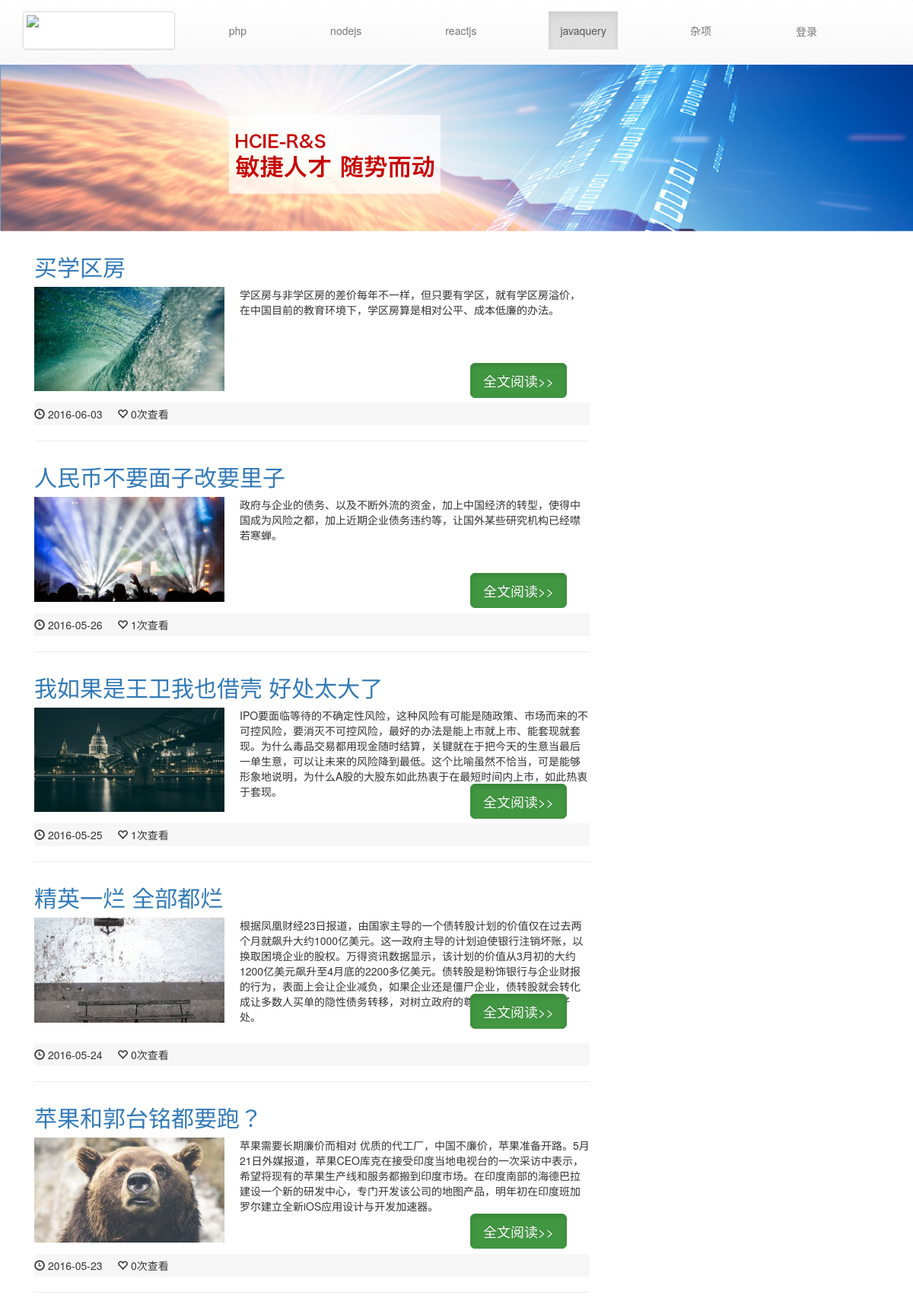
/index.php/artileController/navlist/4, run on the app's committed database.
### tables this page shows
CREATE TABLE IF NOT EXISTS `nav` (
  `id` int(11) NOT NULL AUTO_INCREMENT,
  `name` varchar(11) NOT NULL,
  PRIMARY KEY (`id`),
  UNIQUE KEY `id` (`id`)
);

CREATE TABLE IF NOT EXISTS `article` (
  `id` int(11) NOT NULL AUTO_INCREMENT,
  `catalog_id` int(11) NOT NULL,
  `title` varchar(200) NOT NULL,
  `desc` text NOT NULL,
  `content` text NOT NULL,
  `create_time` varchar(10) NOT NULL,
  `img` varchar(100) DEFAULT NULL,
  `view` int(10) NOT NULL DEFAULT '0',
  `recommend` int(11) NOT NULL DEFAULT '0',
  PRIMARY KEY (`id`)
);

### application/controllers/artileController.php (called while the page is built, shortened)
<?php
class artileController extends CI_Controller {
	private $nav;
	public function __construct(){
		$this->load->helper('url');
 		$this->load->model('NavModel');
 		$this->load->model('articleModel');
 		$this->nav=$this->NavModel->get_nav();
	}
	public function navlist($catalog){
		$php=$this->articleModel->get_php($catalog);
		$data=array('nav'=>$this->nav,'articles'=>$php,'catalog_id'=>$catalog);
		$this->load->view('article',$data);
	}
}

### index.php (called while the page is built, shortened)
<?php
require_once BASEPATH.'core/CodeIgniter.php';

### application/models/NavModel.php (called while the page is built)
<?php
class NavModel extends CI_Model{
		public function get_nav(){
			$query=$this->db->query('select * from nav');
			return $query->result_array();
		}
	}
?>

### application/models/articleModel.php (called while the page is built, shortened)
<?php
	class articleModel extends CI_Model{
		public function get_php($catalog_id){
			$query=$this->db->where("catalog_id",$catalog_id)->get('article');
			return $query->result();
		}
	}
?>

### application/views/article.php (the view, shortened to what this page needs)
<?php $this->load->view('header'); ?>
<img class="banner" src="<?=base_url("public/img/banner.jpg")?>" />
<div class="container">
   <div class="media col-md-8">
       <?php
          foreach ($articles as $val) {
       ?>
        <h4><a href="<?=site_url("/artileController/view/".$val->id ) ?>"><?=$val->title ?></a></h4>
       <div class="item clearfix">
         <img class="media-object" src="<?=base_url("public/{$val->img}")?>">
         <p> <?=$val->desc ?> </p>
         <a class="btn btn-success btn-lg active"  href="<?=site_url("/artileController/view/".$val->id) ?>">全文阅读>></a>
       </div>
       <p class="foot">
        <i class="glyphicon glyphicon-time" aria-hidden="true"></i> <sapn><?=date("Y-m-d",$val->create_time)?></sapn> &nbsp;&nbsp;&nbsp;
        <i class="glyphicon glyphicon-heart-empty" aria-hidden="true"></i><sapn > <?=$val->view?>次查看</span>
       </p>
       <hr>
       <?php
          }
        ?>
   </div>
    <div class="col-md-4 ">
     </div>
</div>
</body>
</html>

### application/views/header.php (shortened to what this page needs)
<!DOCTYPE html>
<html>
<head>
	<link href="<?=base_url("public/css/bootstrap.min.css")?>" rel="stylesheet">
	<link href="<?=base_url('public/css/bootstrap-theme.css')?>" rel="stylesheet">
  <link href="<?=base_url('public/css/style.css')?>" rel="stylesheet">
</head>
<body>
	<nav class=" navbar-default">
  <div class="container">
    <div class="navbar-header">
      <a class="thumbnail logo" href="<?=site_url("/artileController/") ?>""><img class="img-img-circle" src=<?=base_url("public/img/nav_left.png")?>></a>
    </div>
    <div class="collapse navbar-collapse" id="bs-example-navbar-collapse-1">
      <ul class="nav navbar-nav navbar-right" style="margin-top:15px;">
        <?php
        	foreach ($nav as $value) {
        ?>
              <li <?php if($value['id']==$catalog_id) echo'class=active'?>  style="margin-right:80px"><a href="<?=site_url("/artileController/navlist/".$value['id']) ?>"><?=$value['name'] ?></a></li>
        <?php
    	   	}
        ?>
         <li   style="margin-right:80px"><a class='btn' href="<?=site_url("/admin/loginAdmin/login")?>">登录</a></li>
          </ul>
    </div>
  </div>
</nav>

### public/css/style.css (style rules this page uses)
* { margin: 0px; padding: 0px; }
h4 { font-size: 30px; margin-top:30px; }
.logo { width:200px; height:50px; margin-top:15px; }
.banner { width:100%; }
.item { position:relative; }
.item img { width:250px; margin-right: 20px; float:left; }
.item a { position: absolute; right: 30px; top:100px; }
.foot { height:30px; background: #F6F6F6; line-height: 30px; margin-top: 15px; }

### data on the page
nav: name "php"
nav: name "nodejs"
nav: name "reactjs"
nav: name "javaquery"
nav: name "杂项"
article: title "买学区房", img (picture), desc "学区房与非学区房的差价每年不一样，但只要有学区，就有学区房溢价，在中国目前的教育环境下，学区房算是相对公平、成本低廉的办法。", create_time "2016-06-03", view "0"
article: title "人民币不要面子改要里子", img (picture), desc "政府与企业的债务、以及不断外流的资金，加上中国经济的转型，使得中国成为风险之都，加上近期企业债务违约等，让国外某些研究机构已经噤若寒蝉。", create_time "2016-05-26", view "1"
article: title "我如果是王卫我也借壳 好处太大了", img (picture), desc "IPO要面临等待的不确定性风险，这种风险有可能是随政策、市场而来的不可控风险，要消灭不可控风险，最好的办法是能上市就上市、能套现就套现。为什么毒品交易都用现金随时结算，关键就在于把今天的生意当最后一单生意，可以让未来的风险降到最低。这个比喻虽然不恰当，可是能够形象地说明，为什么A股的大股东如此热衷于在最短时间内上市，如此热衷于套现。", create_time "2016-05-25", view "1"
article: title "精英一烂 全部都烂", img (picture), desc "根据凤凰财经23日报道，由国家主导的一个债转股计划的价值仅在过去两个月就飙升大约1000亿美元。这一政府主导的计划迫使银行注销坏账，以换取困境企业的股权。万得资讯数据显示，该计划的价值从3月初的大约1200亿美元飙升至4月底的2200多亿美元。债转股是粉饰银行与企业财报的行为，表面上会让企业减负，如果企业还是僵尸企业，债转股就会转化成让多数人买单的隐性债务转移，对树立政府的尊严与信用没有半点好处。", create_time "2016-05-24", view "0"
article: title "苹果和郭台铭都要跑？", img (picture), desc "苹果需要长期廉价而相对 优质的代工厂，中国不廉价，苹果准备开路。5月21日外媒报道，苹果CEO库克在接受印度当地电视台的一次采访中表示，希望将现有的苹果生产线和服务都搬到印度市场。在印度南部的海德巴拉建设一个新的研发中心，专门开发该公司的地图产品，明年初在印度班加罗尔建立全新iOS应用设计与开发加速器。", create_time "2016-05-23", view "0"
